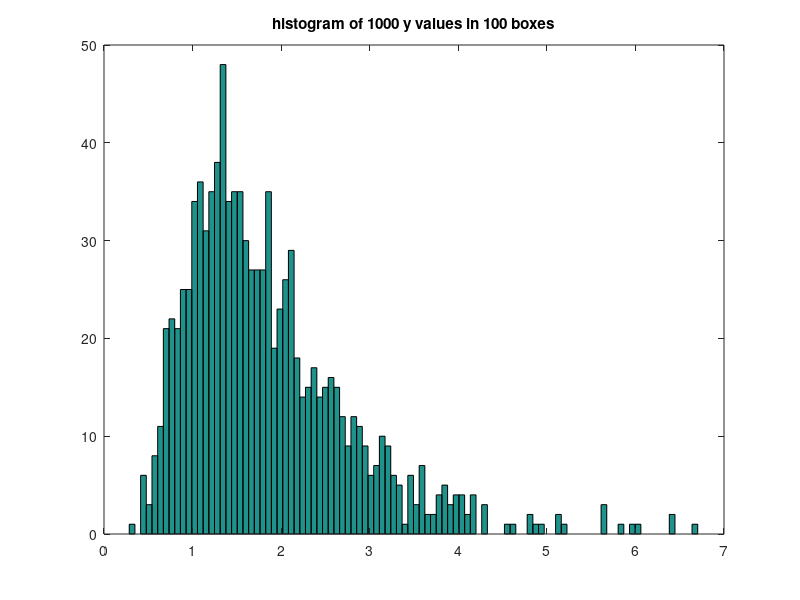

This chart was generated by the following MATLAB code:

for j = 1:1000

u1(j) = rand;
u2(j) = rand;
z1(j) = sqrt(-2*log(u1(j))) * cos(2*pi*u2(j));

end

% figure(1)
% plot(z1,'bo')
% title('the list of z1 values in order generated')
% ylabel('z1 value')
% xlabel('z1 array index > sequence of generation')

% figure(2)
% hist(z1,100)
% title('histogram of 1000 z1 values in 100 boxes') 

%% log normal

% x = z1*sigma + mu 

sigma = 0.5;
mu = 0.5;

x = z1*sigma + mu;
y = exp(x);

figure(3)
hist(y,100)
title('histogram of 1000 y values in 100 boxes') 

